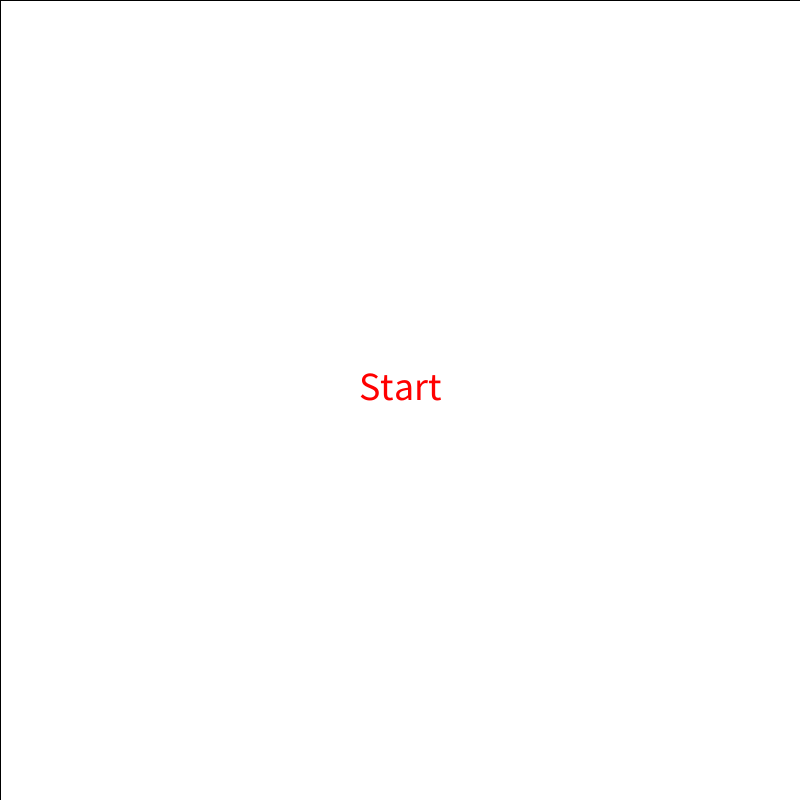
Frame 1 (no input)
Frame 60 (the mouse pressed at the canvas centre just before this capture): identical to frame 1, image omitted
Frame 120 (the mouse held since frame 60 and released just before this capture): identical to frame 1, image omitted

The Processing sketch that drew this single still picture (run headless with seeded random() and noise(); from frame 60 on, the mouse is pressed at the canvas centre):

// Processing sketch: target_mk2
// ── target_mk2.pde
// David Dominguez -target
String gameState; 

int number = 400;
int number2 = int(random(1, 200));
float wamo =600;

void setup(){
  size(800, 800);
  gameState = "START";
  background (0);
  textSize(40);
  
}

void draw(){
  clearBackground();
  if (gameState == "START") {
    startGame();
  } else if (gameState == "PLAY") {
    playGame();
  } else if (gameState == "WIN") {
    winGame();
  } else if (gameState == "LOSE") {
    loseGame();
  }
}
 
void startGame() {
  textAlign(CENTER);
  textSize(40);
  fill(255, 0, 0);
  text("Start", width/2, height/2);
}
void playGame() {
}
void winGame() {
}
void loseGame() {
}


void clearBackground() {
  fill(255);
  rect(0, 0, width, height);
   
    
}



  
  
 // if(mouseX >= width/2){
  // fill(0); 
//} else if (mouseY >= height/2) {
 // fill(255, 0, 0);
//} else {
 // fill (255);

//ellipse(number, number, wamo, wamo);


//if (mousePressed == true) {
 //   fill(0);
 // } else {
  //  fill(255);
// }
 //ellipse(number, number, wamo -200, wamo -200);
 
 //fill(0);
 //ellipse(number, number, number2, number2);
  
 

 //ellipse(number, number, number, number);
 
  
  
  
